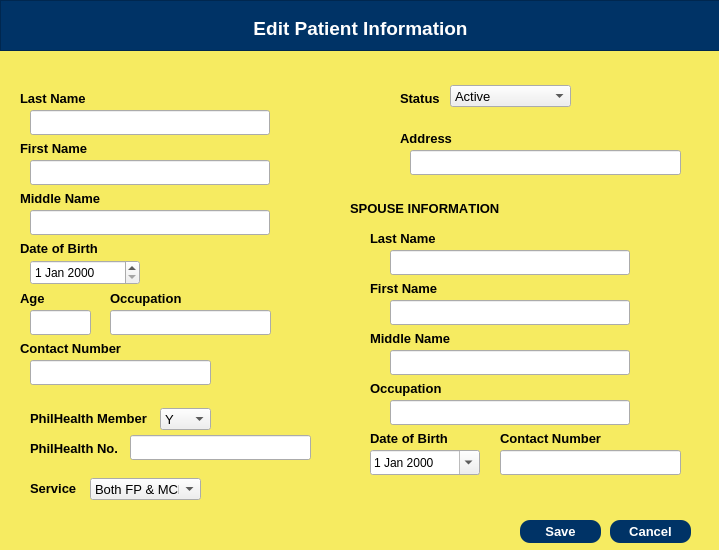
<?xml version="1.0" encoding="UTF-8"?>
<ui version="4.0">
 <class>MidwifeDialog</class>
 <widget class="QDialog" name="MidwifeDialog">
  <property name="geometry">
   <rect>
    <x>0</x>
    <y>0</y>
    <width>719</width>
    <height>550</height>
   </rect>
  </property>
  <property name="windowTitle">
   <string>Dialog</string>
  </property>
  <widget class="QWidget" name="midwifeWidgetaddPat" native="true">
   <property name="geometry">
    <rect>
     <x>0</x>
     <y>0</y>
     <width>720</width>
     <height>550</height>
    </rect>
   </property>
   <property name="font">
    <font>
     <family>Arial</family>
     <kerning>false</kerning>
    </font>
   </property>
   <property name="styleSheet">
    <string notr="true">QWidget #midwifeWidgetaddPat {
	background-color:  rgb(246, 235, 97);
}</string>
   </property>
   <widget class="QFrame" name="midwifeFrame">
    <property name="geometry">
     <rect>
      <x>0</x>
      <y>0</y>
      <width>720</width>
      <height>51</height>
     </rect>
    </property>
    <property name="font">
     <font>
      <family>Arial</family>
      <kerning>false</kerning>
     </font>
    </property>
    <property name="styleSheet">
     <string notr="true">background-color: rgb(0, 51, 102);
color: white;</string>
    </property>
    <property name="frameShape">
     <enum>QFrame::StyledPanel</enum>
    </property>
    <property name="frameShadow">
     <enum>QFrame::Raised</enum>
    </property>
    <widget class="QLabel" name="midwifeLabel">
     <property name="geometry">
      <rect>
       <x>210</x>
       <y>20</y>
       <width>301</width>
       <height>16</height>
      </rect>
     </property>
     <property name="font">
      <font>
       <family>Arial</family>
       <pointsize>14</pointsize>
       <weight>75</weight>
       <bold>true</bold>
       <kerning>false</kerning>
      </font>
     </property>
     <property name="text">
      <string>Edit Patient Information</string>
     </property>
     <property name="alignment">
      <set>Qt::AlignCenter</set>
     </property>
    </widget>
   </widget>
   <widget class="QLabel" name="midwifeLabel_2">
    <property name="geometry">
     <rect>
      <x>20</x>
      <y>90</y>
      <width>81</width>
      <height>16</height>
     </rect>
    </property>
    <property name="font">
     <font>
      <family>Arial</family>
      <pointsize>10</pointsize>
      <weight>75</weight>
      <bold>true</bold>
      <kerning>false</kerning>
     </font>
    </property>
    <property name="text">
     <string>Last Name</string>
    </property>
   </widget>
   <widget class="QPushButton" name="midwifePushBtnCancelPat">
    <property name="geometry">
     <rect>
      <x>610</x>
      <y>520</y>
      <width>81</width>
      <height>23</height>
     </rect>
    </property>
    <property name="font">
     <font>
      <family>Arial</family>
      <pointsize>10</pointsize>
      <weight>75</weight>
      <bold>true</bold>
      <kerning>false</kerning>
     </font>
    </property>
    <property name="styleSheet">
     <string notr="true">background-color: rgb(0, 51, 102);
color: white;
border-radius: 10px;</string>
    </property>
    <property name="text">
     <string>Cancel</string>
    </property>
    <property name="checkable">
     <bool>false</bool>
    </property>
   </widget>
   <widget class="QLabel" name="midwifeLabel_3">
    <property name="geometry">
     <rect>
      <x>20</x>
      <y>140</y>
      <width>81</width>
      <height>16</height>
     </rect>
    </property>
    <property name="font">
     <font>
      <family>Arial</family>
      <pointsize>10</pointsize>
      <weight>75</weight>
      <bold>true</bold>
      <kerning>false</kerning>
     </font>
    </property>
    <property name="text">
     <string>First Name</string>
    </property>
   </widget>
   <widget class="QLabel" name="midwifeLabel_4">
    <property name="geometry">
     <rect>
      <x>20</x>
      <y>240</y>
      <width>91</width>
      <height>16</height>
     </rect>
    </property>
    <property name="font">
     <font>
      <family>Arial</family>
      <pointsize>10</pointsize>
      <weight>75</weight>
      <bold>true</bold>
      <kerning>false</kerning>
     </font>
    </property>
    <property name="text">
     <string>Date of Birth</string>
    </property>
   </widget>
   <widget class="QLabel" name="midwifeLabel_5">
    <property name="geometry">
     <rect>
      <x>20</x>
      <y>190</y>
      <width>131</width>
      <height>16</height>
     </rect>
    </property>
    <property name="font">
     <font>
      <family>Arial</family>
      <pointsize>10</pointsize>
      <weight>75</weight>
      <bold>true</bold>
      <kerning>false</kerning>
     </font>
    </property>
    <property name="text">
     <string>Middle Name</string>
    </property>
   </widget>
   <widget class="QLabel" name="midwifeLabel_6">
    <property name="geometry">
     <rect>
      <x>400</x>
      <y>90</y>
      <width>81</width>
      <height>16</height>
     </rect>
    </property>
    <property name="font">
     <font>
      <family>Arial</family>
      <pointsize>10</pointsize>
      <weight>75</weight>
      <bold>true</bold>
      <kerning>false</kerning>
     </font>
    </property>
    <property name="text">
     <string>Status</string>
    </property>
   </widget>
   <widget class="QLabel" name="midwifeLabel_7">
    <property name="geometry">
     <rect>
      <x>400</x>
      <y>130</y>
      <width>81</width>
      <height>16</height>
     </rect>
    </property>
    <property name="font">
     <font>
      <family>Arial</family>
      <pointsize>10</pointsize>
      <weight>75</weight>
      <bold>true</bold>
      <kerning>false</kerning>
     </font>
    </property>
    <property name="text">
     <string>Address</string>
    </property>
   </widget>
   <widget class="QLabel" name="midwifeLabel_8">
    <property name="geometry">
     <rect>
      <x>20</x>
      <y>290</y>
      <width>81</width>
      <height>16</height>
     </rect>
    </property>
    <property name="font">
     <font>
      <family>Arial</family>
      <pointsize>10</pointsize>
      <weight>75</weight>
      <bold>true</bold>
      <kerning>false</kerning>
     </font>
    </property>
    <property name="text">
     <string>Age</string>
    </property>
   </widget>
   <widget class="QLabel" name="midwifeLabel_9">
    <property name="geometry">
     <rect>
      <x>30</x>
      <y>410</y>
      <width>131</width>
      <height>16</height>
     </rect>
    </property>
    <property name="font">
     <font>
      <family>Arial</family>
      <pointsize>10</pointsize>
      <weight>75</weight>
      <bold>true</bold>
      <kerning>false</kerning>
     </font>
    </property>
    <property name="text">
     <string>PhilHealth Member</string>
    </property>
   </widget>
   <widget class="QLabel" name="midwifeLabel_10">
    <property name="geometry">
     <rect>
      <x>20</x>
      <y>340</y>
      <width>131</width>
      <height>16</height>
     </rect>
    </property>
    <property name="font">
     <font>
      <family>Arial</family>
      <pointsize>10</pointsize>
      <weight>75</weight>
      <bold>true</bold>
      <kerning>false</kerning>
     </font>
    </property>
    <property name="text">
     <string>Contact Number</string>
    </property>
   </widget>
   <widget class="QComboBox" name="midwifeStatusPat">
    <property name="geometry">
     <rect>
      <x>450</x>
      <y>85</y>
      <width>121</width>
      <height>22</height>
     </rect>
    </property>
    <property name="font">
     <font>
      <family>Arial</family>
      <pointsize>10</pointsize>
      <kerning>false</kerning>
     </font>
    </property>
    <property name="currentText">
     <string>Active</string>
    </property>
    <property name="currentIndex">
     <number>0</number>
    </property>
    <item>
     <property name="text">
      <string>Active</string>
     </property>
    </item>
    <item>
     <property name="text">
      <string>Inactive</string>
     </property>
    </item>
    <item>
     <property name="text">
      <string>Discharged</string>
     </property>
    </item>
    <item>
     <property name="text">
      <string>Deceased</string>
     </property>
    </item>
   </widget>
   <widget class="QLabel" name="midwifeLabel_11">
    <property name="geometry">
     <rect>
      <x>350</x>
      <y>200</y>
      <width>191</width>
      <height>16</height>
     </rect>
    </property>
    <property name="font">
     <font>
      <family>Arial</family>
      <pointsize>10</pointsize>
      <weight>75</weight>
      <bold>true</bold>
      <kerning>false</kerning>
     </font>
    </property>
    <property name="text">
     <string>SPOUSE INFORMATION</string>
    </property>
   </widget>
   <widget class="QComboBox" name="midwifePHMember">
    <property name="geometry">
     <rect>
      <x>160</x>
      <y>408</y>
      <width>51</width>
      <height>22</height>
     </rect>
    </property>
    <property name="font">
     <font>
      <family>Arial</family>
      <pointsize>10</pointsize>
      <kerning>false</kerning>
     </font>
    </property>
    <item>
     <property name="text">
      <string>Y</string>
     </property>
    </item>
    <item>
     <property name="text">
      <string>N</string>
     </property>
    </item>
   </widget>
   <widget class="QLabel" name="midwifeLabel_12">
    <property name="geometry">
     <rect>
      <x>30</x>
      <y>440</y>
      <width>91</width>
      <height>16</height>
     </rect>
    </property>
    <property name="font">
     <font>
      <family>Arial</family>
      <pointsize>10</pointsize>
      <weight>75</weight>
      <bold>true</bold>
      <kerning>false</kerning>
     </font>
    </property>
    <property name="text">
     <string>PhilHealth No.</string>
    </property>
   </widget>
   <widget class="QLabel" name="midwifeLabel_13">
    <property name="geometry">
     <rect>
      <x>30</x>
      <y>480</y>
      <width>81</width>
      <height>16</height>
     </rect>
    </property>
    <property name="font">
     <font>
      <family>Arial</family>
      <pointsize>10</pointsize>
      <weight>75</weight>
      <bold>true</bold>
      <kerning>false</kerning>
     </font>
    </property>
    <property name="text">
     <string>Service</string>
    </property>
   </widget>
   <widget class="QComboBox" name="midwifeServicePat">
    <property name="geometry">
     <rect>
      <x>90</x>
      <y>478</y>
      <width>111</width>
      <height>22</height>
     </rect>
    </property>
    <property name="font">
     <font>
      <family>Arial</family>
      <pointsize>10</pointsize>
      <kerning>false</kerning>
     </font>
    </property>
    <item>
     <property name="text">
      <string>Both FP &amp; MCP</string>
     </property>
    </item>
    <item>
     <property name="text">
      <string>Family Planning</string>
     </property>
    </item>
    <item>
     <property name="text">
      <string>Maternal Care Package</string>
     </property>
    </item>
   </widget>
   <widget class="QLineEdit" name="midwifeLineEditPatLname">
    <property name="geometry">
     <rect>
      <x>30</x>
      <y>110</y>
      <width>240</width>
      <height>25</height>
     </rect>
    </property>
    <property name="font">
     <font>
      <family>Arial</family>
      <kerning>false</kerning>
     </font>
    </property>
   </widget>
   <widget class="QLineEdit" name="midwifeLineEditPatFname">
    <property name="geometry">
     <rect>
      <x>30</x>
      <y>160</y>
      <width>240</width>
      <height>25</height>
     </rect>
    </property>
    <property name="font">
     <font>
      <family>Arial</family>
      <kerning>false</kerning>
     </font>
    </property>
   </widget>
   <widget class="QLineEdit" name="midwifeLineEditPatMname">
    <property name="geometry">
     <rect>
      <x>30</x>
      <y>210</y>
      <width>240</width>
      <height>25</height>
     </rect>
    </property>
    <property name="font">
     <font>
      <family>Arial</family>
      <kerning>false</kerning>
     </font>
    </property>
   </widget>
   <widget class="QLineEdit" name="midwifeLineEditPatAge">
    <property name="geometry">
     <rect>
      <x>30</x>
      <y>310</y>
      <width>61</width>
      <height>25</height>
     </rect>
    </property>
    <property name="font">
     <font>
      <family>Arial</family>
      <kerning>false</kerning>
     </font>
    </property>
   </widget>
   <widget class="QLineEdit" name="midwifeLineEditPatContact">
    <property name="geometry">
     <rect>
      <x>30</x>
      <y>360</y>
      <width>181</width>
      <height>25</height>
     </rect>
    </property>
    <property name="font">
     <font>
      <family>Arial</family>
      <kerning>false</kerning>
     </font>
    </property>
   </widget>
   <widget class="QDateEdit" name="midwifeDatePatDOB">
    <property name="geometry">
     <rect>
      <x>30</x>
      <y>260</y>
      <width>110</width>
      <height>25</height>
     </rect>
    </property>
    <property name="font">
     <font>
      <family>Arial</family>
      <kerning>false</kerning>
     </font>
    </property>
   </widget>
   <widget class="QLineEdit" name="midwifeLineEditPatAddress">
    <property name="geometry">
     <rect>
      <x>410</x>
      <y>150</y>
      <width>271</width>
      <height>25</height>
     </rect>
    </property>
    <property name="font">
     <font>
      <family>Arial</family>
      <kerning>false</kerning>
     </font>
    </property>
    <property name="alignment">
     <set>Qt::AlignLeading|Qt::AlignLeft|Qt::AlignVCenter</set>
    </property>
   </widget>
   <widget class="QLabel" name="midwifeLabel_14">
    <property name="geometry">
     <rect>
      <x>370</x>
      <y>230</y>
      <width>81</width>
      <height>16</height>
     </rect>
    </property>
    <property name="font">
     <font>
      <family>Arial</family>
      <pointsize>10</pointsize>
      <weight>75</weight>
      <bold>true</bold>
      <kerning>false</kerning>
     </font>
    </property>
    <property name="text">
     <string>Last Name</string>
    </property>
   </widget>
   <widget class="QLineEdit" name="midwifeLineEditSpoLname">
    <property name="geometry">
     <rect>
      <x>390</x>
      <y>250</y>
      <width>240</width>
      <height>25</height>
     </rect>
    </property>
    <property name="font">
     <font>
      <family>Arial</family>
      <kerning>false</kerning>
     </font>
    </property>
   </widget>
   <widget class="QLabel" name="midwifeLabel_15">
    <property name="geometry">
     <rect>
      <x>370</x>
      <y>280</y>
      <width>81</width>
      <height>16</height>
     </rect>
    </property>
    <property name="font">
     <font>
      <family>Arial</family>
      <pointsize>10</pointsize>
      <weight>75</weight>
      <bold>true</bold>
      <kerning>false</kerning>
     </font>
    </property>
    <property name="text">
     <string>First Name</string>
    </property>
   </widget>
   <widget class="QLabel" name="midwifeLabel_16">
    <property name="geometry">
     <rect>
      <x>370</x>
      <y>330</y>
      <width>101</width>
      <height>16</height>
     </rect>
    </property>
    <property name="font">
     <font>
      <family>Arial</family>
      <pointsize>10</pointsize>
      <weight>75</weight>
      <bold>true</bold>
      <kerning>false</kerning>
     </font>
    </property>
    <property name="text">
     <string>Middle Name</string>
    </property>
   </widget>
   <widget class="QLabel" name="midwifeLabel_17">
    <property name="geometry">
     <rect>
      <x>370</x>
      <y>380</y>
      <width>101</width>
      <height>16</height>
     </rect>
    </property>
    <property name="font">
     <font>
      <family>Arial</family>
      <pointsize>10</pointsize>
      <weight>75</weight>
      <bold>true</bold>
      <kerning>false</kerning>
     </font>
    </property>
    <property name="text">
     <string>Occupation</string>
    </property>
   </widget>
   <widget class="QLabel" name="midwifeLabel_18">
    <property name="geometry">
     <rect>
      <x>370</x>
      <y>430</y>
      <width>101</width>
      <height>16</height>
     </rect>
    </property>
    <property name="font">
     <font>
      <family>Arial</family>
      <pointsize>10</pointsize>
      <weight>75</weight>
      <bold>true</bold>
      <kerning>false</kerning>
     </font>
    </property>
    <property name="text">
     <string>Date of Birth</string>
    </property>
   </widget>
   <widget class="QLabel" name="midwifeLabel_19">
    <property name="geometry">
     <rect>
      <x>500</x>
      <y>430</y>
      <width>111</width>
      <height>16</height>
     </rect>
    </property>
    <property name="font">
     <font>
      <family>Arial</family>
      <pointsize>10</pointsize>
      <weight>75</weight>
      <bold>true</bold>
      <kerning>false</kerning>
     </font>
    </property>
    <property name="text">
     <string>Contact Number</string>
    </property>
   </widget>
   <widget class="QLineEdit" name="midwifeLineEditSpoFname">
    <property name="geometry">
     <rect>
      <x>390</x>
      <y>300</y>
      <width>240</width>
      <height>25</height>
     </rect>
    </property>
    <property name="font">
     <font>
      <family>Arial</family>
      <kerning>false</kerning>
     </font>
    </property>
   </widget>
   <widget class="QLineEdit" name="midwifeLineEditSpoMname">
    <property name="geometry">
     <rect>
      <x>390</x>
      <y>350</y>
      <width>240</width>
      <height>25</height>
     </rect>
    </property>
    <property name="font">
     <font>
      <family>Arial</family>
      <kerning>false</kerning>
     </font>
    </property>
   </widget>
   <widget class="QLineEdit" name="midwifeLineEditSpoOccu">
    <property name="geometry">
     <rect>
      <x>390</x>
      <y>400</y>
      <width>240</width>
      <height>25</height>
     </rect>
    </property>
    <property name="font">
     <font>
      <family>Arial</family>
      <kerning>false</kerning>
     </font>
    </property>
   </widget>
   <widget class="QDateEdit" name="midwifeDateSpoDOB">
    <property name="geometry">
     <rect>
      <x>370</x>
      <y>450</y>
      <width>110</width>
      <height>25</height>
     </rect>
    </property>
    <property name="font">
     <font>
      <family>Arial</family>
      <kerning>false</kerning>
     </font>
    </property>
    <property name="calendarPopup">
     <bool>true</bool>
    </property>
   </widget>
   <widget class="QLineEdit" name="midwifeLineEditSpoContact">
    <property name="geometry">
     <rect>
      <x>500</x>
      <y>450</y>
      <width>181</width>
      <height>25</height>
     </rect>
    </property>
    <property name="font">
     <font>
      <family>Arial</family>
      <kerning>false</kerning>
     </font>
    </property>
   </widget>
   <widget class="QPushButton" name="midwifePushBtnSavePat">
    <property name="geometry">
     <rect>
      <x>520</x>
      <y>520</y>
      <width>81</width>
      <height>23</height>
     </rect>
    </property>
    <property name="font">
     <font>
      <family>Arial</family>
      <pointsize>10</pointsize>
      <weight>75</weight>
      <bold>true</bold>
      <kerning>false</kerning>
     </font>
    </property>
    <property name="styleSheet">
     <string notr="true">background-color: rgb(0, 51, 102);
color: white;
border-radius: 10px;</string>
    </property>
    <property name="text">
     <string>Save</string>
    </property>
    <property name="checkable">
     <bool>false</bool>
    </property>
   </widget>
   <widget class="QLineEdit" name="midwifePHNum">
    <property name="geometry">
     <rect>
      <x>130</x>
      <y>435</y>
      <width>181</width>
      <height>25</height>
     </rect>
    </property>
    <property name="font">
     <font>
      <family>Arial</family>
      <kerning>false</kerning>
     </font>
    </property>
   </widget>
   <widget class="QLabel" name="midwifeLabel_20">
    <property name="geometry">
     <rect>
      <x>110</x>
      <y>290</y>
      <width>81</width>
      <height>16</height>
     </rect>
    </property>
    <property name="font">
     <font>
      <family>Arial</family>
      <pointsize>10</pointsize>
      <weight>75</weight>
      <bold>true</bold>
      <kerning>false</kerning>
     </font>
    </property>
    <property name="text">
     <string>Occupation</string>
    </property>
   </widget>
   <widget class="QLineEdit" name="midwifeLineEditPatOccu">
    <property name="geometry">
     <rect>
      <x>110</x>
      <y>310</y>
      <width>161</width>
      <height>25</height>
     </rect>
    </property>
    <property name="font">
     <font>
      <family>Arial</family>
      <kerning>false</kerning>
     </font>
    </property>
   </widget>
   <zorder>midwifeDatePatDOB</zorder>
   <zorder>midwifeFrame</zorder>
   <zorder>midwifeLabel_2</zorder>
   <zorder>midwifePushBtnCancelPat</zorder>
   <zorder>midwifeLabel_3</zorder>
   <zorder>midwifeLabel_4</zorder>
   <zorder>midwifeLabel_5</zorder>
   <zorder>midwifeLabel_6</zorder>
   <zorder>midwifeLabel_7</zorder>
   <zorder>midwifeLabel_8</zorder>
   <zorder>midwifeLabel_9</zorder>
   <zorder>midwifeLabel_10</zorder>
   <zorder>midwifeStatusPat</zorder>
   <zorder>midwifeLabel_11</zorder>
   <zorder>midwifePHMember</zorder>
   <zorder>midwifeLabel_12</zorder>
   <zorder>midwifeLabel_13</zorder>
   <zorder>midwifeServicePat</zorder>
   <zorder>midwifeLineEditPatLname</zorder>
   <zorder>midwifeLineEditPatFname</zorder>
   <zorder>midwifeLineEditPatMname</zorder>
   <zorder>midwifeLineEditPatAge</zorder>
   <zorder>midwifeLineEditPatContact</zorder>
   <zorder>midwifeLineEditPatAddress</zorder>
   <zorder>midwifeLabel_14</zorder>
   <zorder>midwifeLineEditSpoLname</zorder>
   <zorder>midwifeLabel_15</zorder>
   <zorder>midwifeLabel_16</zorder>
   <zorder>midwifeLabel_17</zorder>
   <zorder>midwifeLabel_18</zorder>
   <zorder>midwifeLabel_19</zorder>
   <zorder>midwifeLineEditSpoFname</zorder>
   <zorder>midwifeLineEditSpoMname</zorder>
   <zorder>midwifeLineEditSpoOccu</zorder>
   <zorder>midwifeDateSpoDOB</zorder>
   <zorder>midwifeLineEditSpoContact</zorder>
   <zorder>midwifePushBtnSavePat</zorder>
   <zorder>midwifePHNum</zorder>
   <zorder>midwifeLabel_20</zorder>
   <zorder>midwifeLineEditPatOccu</zorder>
  </widget>
 </widget>
 <resources/>
 <connections/>
</ui>
